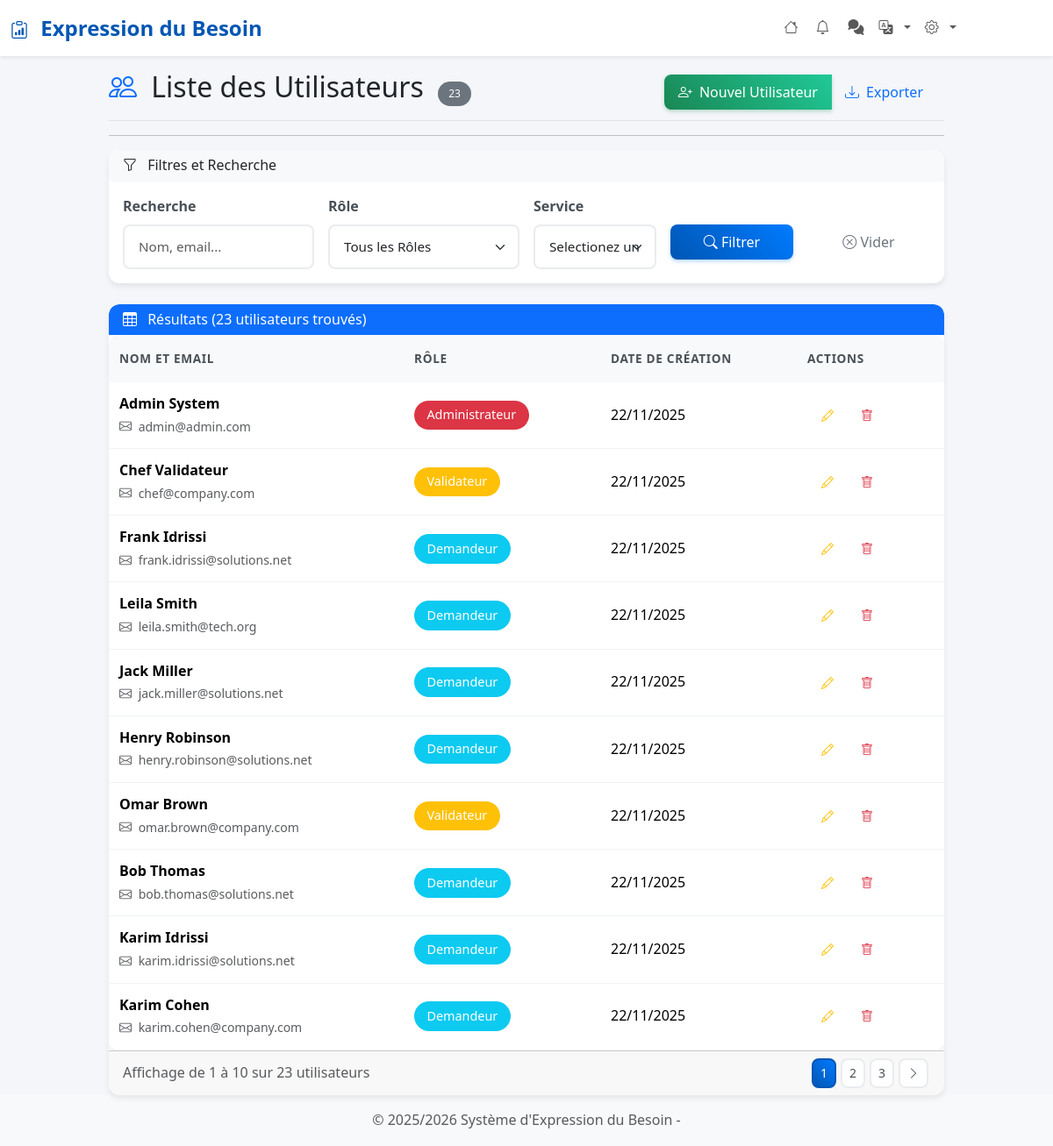
Page /pages/liste-utilisateurs.php on the committed database.
### tables this page shows
CREATE TABLE `users` (
  `id` int(11) NOT NULL,
  `nom` varchar(255) NOT NULL,
  `email` varchar(255) NOT NULL,
  `password` varchar(255) NOT NULL,
  `role` enum('Demandeur','Validateur','Administrateur') NOT NULL DEFAULT 'Demandeur',
  `created_at` timestamp NOT NULL DEFAULT current_timestamp(),
  `service_id` int(11) NOT NULL DEFAULT 1
);

### includes/functions.php (called while the page is built, shortened)
<?php
function formatDate($date, $format = 'd/m/Y') {
    $dateTime = new DateTime($date);
    return $dateTime->format($format);
}
function paginate($totalItems, $itemsPerPage = 10, $currentPage = 1) {
    $totalPages = ceil($totalItems / $itemsPerPage);
    $currentPage = max(1, min($totalPages, $currentPage));
    $offset = ($currentPage - 1) * $itemsPerPage;
    return [
        'total_items' => $totalItems,
        'items_per_page' => $itemsPerPage,
        'total_pages' => $totalPages,
        'current_page' => $currentPage,
        'offset' => $offset,
        'has_previous' => $currentPage > 1,
        'has_next' => $currentPage < $totalPages
    ];
}
function getUsers(array $filters, int $limit, int $offset): array {
    $conn = getConnection();
    $stmt = $conn->query("SELECT * FROM users");
    $allUsers = $stmt->fetchAll();
    $filteredUsers = array_filter($allUsers, function($user) use ($filters) {
        $matchSearch = empty($filters['search']) ||
                       stripos($user['nom'], $filters['search']) !== false ||
                       stripos($user['email'], $filters['search']) !== false;
        $matchRole = empty($filters['role']) || $user['role'] === $filters['role'];
        $matchService = empty($filters['service_id']) || $user['service_id'] == $filters['service_id'];
        return $matchSearch && $matchRole && $matchService;
    });
    $total = count($filteredUsers);
    $paginatedUsers = array_slice($filteredUsers, $offset, $limit);
    return ['utilisateurs' => $paginatedUsers, 'total' => $total];
}
function getUnreadNotificationCount(int $serviceId,$isAdmin = 0): int {
    $pdo = getConnection();
    $stmt = $pdo->prepare("SELECT COUNT(*) FROM notifications WHERE service_id = :service_id AND seen = 0");
    $stmt->execute([':service_id' => $serviceId]);
    return (int) $stmt->fetchColumn();
}
?>

### pages/liste-utilisateurs.php (the view, shortened to what this page needs)
<?php
include '../includes/header.php';
function getRoleClass(string $role): string {
    return match ($role) {
        'Administrateur' => 'danger',
        'Validateur' => 'warning',
        'Demandeur' => 'info',
        default => 'secondary',
    };
}
$page = max(1, intval($_GET['page'] ?? 1));
$itemsPerPage = 10;
$filters = [
    'role' => sanitize($_GET['role'] ?? ''),
    'service_id' => sanitize($_GET['service_id'] ?? ''),
    'search' => sanitize($_GET['search'] ?? '')
];
try {
    $result = getUsers($filters, $itemsPerPage, ($page - 1) * $itemsPerPage);
    $utilisateurs = $result['utilisateurs'];
    $totalUtilisateurs = $result['total'];
    $pagination = paginate($totalUtilisateurs, $itemsPerPage, $page);
} catch (Exception $e) {
    setFlashMessage('error', 'Erreur lors du chargement des utilisateurs : ' . $e->getMessage());
    $utilisateurs = [];
    $totalUtilisateurs = 0;
    $pagination = paginate(0, $itemsPerPage, 1);
}
?>
<div class="d-flex justify-content-between flex-wrap flex-md-nowrap align-items-center pt-3 pb-2 mb-3 border-bottom">
    <h1 class="h2">
        <i class="bi bi-people me-2 text-primary"></i>
        Liste des Utilisateurs
        <span class="badge bg-secondary ms-2"><?php echo $totalUtilisateurs; ?></span>
    </h1>
    <div class="btn-toolbar mb-2 mb-md-0">
        <div class="btn-group me-2">
            <a href="ajouter-utilisateur.php" class="btn btn-success">
                <i class="bi bi-person-plus me-1"></i>
                Nouvel Utilisateur
            </a>
            <button class="btn btn-outline-primary" onclick="exportData()">
                <i class="bi bi-download me-1"></i>
                Exporter
            </button>
        </div>
    </div>
</div>
<hr/>
<div class="card mb-4">
    <div class="card-header bg-light">
        <h6 class="card-title mb-0">
            <i class="bi bi-funnel me-2"></i>
            Filtres et Recherche
        </h6>
    </div>
    <div class="card-body">
        <form method="GET" class="row g-3">
            <div class="col-md-3">
                <label for="search" class="form-label">Recherche</label>
                <input type="text"
                       class="form-control"
                       id="search"
                       name="search"
                       value="<?php echo htmlspecialchars($filters['search']); ?>"
                       placeholder="Nom, email...">
            </div>
            <div class="col-md-3">
                <label for="role" class="form-label">Rôle</label>
                <select class="form-select" id="role" name="role">
                    <option value="">Tous les Rôles</option>
                </select>
            </div>
            <div class="col-md-2">
                <label for="service_id" class="form-label">Service</label>
                <select class="form-select" id="service_id" name="service_id">
                    <option value="">Selectionez une besoin</option>
                </select>
            </div>
            <div class="col-md-2">
                <label class="form-label">&nbsp;</label>
                <div class="d-grid gap-2">
                    <button type="submit" class="btn btn-primary">
                        <i class="bi bi-search"></i> Filtrer
                    </button>
                </div>
            </div>
             <div class="col-md-2">
                <label class="form-label">&nbsp;</label>
                <div class="d-grid gap-2">
                    <a href="liste-utilisateurs.php" class="btn btn-outline-secondary">
                        <i class="bi bi-x-circle"></i> Vider
                    </a>
                </div>
            </div>
        </form>
    </div>
</div>
<div class="card">
    <div class="card-header bg-primary text-white d-flex justify-content-between align-items-center">
        <h6 class="card-title mb-0">
            <i class="bi bi-table me-2"></i>
            Résultats (<?php echo $totalUtilisateurs; ?> utilisateurs trouvés)
        </h6>
        </div>
    <div class="card-body p-0">
        <?php if (!empty($utilisateurs)): ?>
            <div id="tableView" class="table-responsive">
                <table class="table table-hover mb-0">
                    <thead class="table-light">
                        <tr>
                            <th style="width: 30%;">Nom et Email</th>
                            <th style="width: 20%;">Rôle</th>
                            <th style="width: 20%;">Date de Création</th>
                            <th style="width: 15%;">Actions</th>
                        </tr>
                    </thead>
                    <tbody>
                        <?php foreach ($utilisateurs as $user): ?>
                            <tr>
                                <td>
                                    <div>
                                        <strong class="d-block"><?php echo htmlspecialchars($user['nom']); ?></strong>
                                        <small class="text-muted">
                                            <i class="bi bi-envelope me-1"></i>
                                            <?php echo htmlspecialchars($user['email']); ?>
                                        </small>
                                    </div>
                                </td>
                                <td>
                                    <span class="badge bg-<?php echo getRoleClass($user['role']); ?> fs-6">
                                        <?php echo $user['role']; ?>
                                    </span>
                                </td>
                                <td>
                                    <?php echo formatDate($user['created_at']); ?>
                                </td>
                                <td>
                                    <div class="btn-group btn-group-sm">
                                        <a href="modifier-utilisateur.php?id=<?php echo $user['id']; ?>"
                                           class="btn btn-outline-warning"
                                           data-bs-toggle="tooltip"
                                           title="Modifier">
                                            <i class="bi bi-pencil"></i>
                                        </a>
                                        <a href="?<?php echo http_build_query(array_merge($_GET, ['delete' => $user['id']])); ?>"
                                           class="btn btn-outline-danger btn-delete"
                                           data-bs-toggle="tooltip"
                                           title="Supprimer"
                                           data-user-nom="<?php echo htmlspecialchars($user['nom']); ?>">
                                            <i class="bi bi-trash"></i>
                                        </a>
                                    </div>
                                </td>
                            </tr>
                        <?php endforeach; ?>
                    </tbody>
                </table>
            </div>
        <?php endif; ?>
    </div>
    <?php if ($totalUtilisateurs > 0): ?>
        <div class="card-footer">
            <div class="row align-items-center">
                <div class="col-md-6">
                    <p class="text-muted mb-0">
                        Affichage de <?php echo ($pagination['offset'] + 1); ?> à
                        <?php echo min($pagination['offset'] + $itemsPerPage, $totalUtilisateurs); ?>
                        sur <?php echo $totalUtilisateurs; ?> utilisateurs
                    </p>
                </div>
                <div class="col-md-6">
                    <?php if ($pagination['total_pages'] > 1): ?>
                        <nav aria-label="Pagination">
                            <ul class="pagination pagination-sm justify-content-end mb-0">
                                <?php
                                $startPage = max(1, $page - 2);
                                $endPage = min($pagination['total_pages'], $page + 2);
                                for ($i = $startPage; $i <= $endPage; $i++):
                                ?>
                                    <li class="page-item <?php echo ($i === $page) ? 'active' : ''; ?>">
                                        <a class="page-link" href="?<?php echo http_build_query(array_merge($_GET, ['page' => $i])); ?>">
                                            <?php echo $i; ?>
                                        </a>
                                    </li>
                                <?php endfor; ?>
                                <?php if ($pagination['has_next']): ?>
                                    <li class="page-item">
                                        <a class="page-link" href="?<?php echo http_build_query(array_merge($_GET, ['page' => $page + 1])); ?>">
                                            <i class="bi bi-chevron-right"></i>
                                        </a>
                                    </li>
                                <?php endif; ?>
                            </ul>
                        </nav>
                    <?php endif; ?>
                </div>
            </div>
        </div>
    <?php endif; ?>
</div>
<?php include '../includes/footer.php'; ?>

### assets/css/style.css (style rules this page uses)
:root { --primary-color: #0056b3; --secondary-color: #6c757d; --success-color: #198754; --info-color: #0dcaf0; --warning-color: #ffc107; --danger-color: #dc3545; --light-color: #f8f9fa; --dark-color: #212529; --border-radius: 8px; --box-shadow: 0 4px 6px rgba(0,0,0,0.07); --transition: all 0.3s ease; }
body { background-color: #f4f6f9; font-family: 'Segoe UI', Tahoma, Geneva, Verdana, sans-serif; line-height: 1.6; }
.card { border: none; box-shadow: var(--box-shadow); border-radius: 12px; transition: transform 0.2s ease, box-shadow 0.2s ease; overflow: hidden; }
.card-header { border-bottom: none; font-weight: 600; border-radius: 12px 12px 0 0 !important; }
.btn { border-radius: var(--border-radius); font-weight: 500; transition: var(--transition); border: none; padding: 0.5rem 1rem; }
.btn-primary { background: linear-gradient(45deg, #0056b3, #007bff); box-shadow: 0 2px 4px rgba(0,123,255,0.3); }
.btn-success { background: linear-gradient(45deg, #198754, #20c997); box-shadow: 0 2px 4px rgba(25,135,84,0.3); }
.btn-outline-primary, .btn-outline-secondary, .btn-outline-success, .btn-outline-warning, .btn-outline-danger { border-width: 2px; }
.table { background: white; border-radius: 12px; overflow: hidden; box-shadow: var(--box-shadow); }
.table th { background-color: #f8f9fa; border: none; font-weight: 600; color: #495057; text-transform: uppercase; font-size: 0.85rem; letter-spacing: 0.05em; padding: 1rem 0.75rem; }
.table td { padding: 0.75rem; border-color: #f1f3f4; vertical-align: middle; }
.badge { font-size: 0.75rem; padding: 0.5rem 0.75rem; border-radius: 20px; font-weight: 500; }
.badge.fs-6 { font-size: 0.9rem !important; padding: 0.6rem 0.9rem; }
.form-control, .form-select { border-radius: var(--border-radius); border: 2px solid #e9ecef; padding: 0.75rem 1rem; transition: var(--transition); font-size: 0.95rem; }
.form-label { font-weight: 600; color: #495057; margin-bottom: 0.5rem; }
.pagination { gap: 0.25rem; }
.page-link { border-radius: var(--border-radius) !important; border: 2px solid #e9ecef; color: #495057; transition: var(--transition); margin: 0 2px; }
.page-item.active .page-link { background: linear-gradient(45deg, #0056b3, #007bff); border-color: #0056b3; }
.fade-in-up { animation: fadeInUp 0.6s ease-out; }

### includes/header.php (style rules this page uses)
:root { --primary-color: #0056b3; --secondary-color: #6c757d; --success-color: #198754; --info-color: #0dcaf0; --warning-color: #ffc107; --danger-color: #dc3545; --light-color: #f8f9fa; --dark-color: #212529; }
body { background-color: #f4f6f9; font-family: 'Segoe UI', Tahoma, Geneva, Verdana, sans-serif; }
.card { border: none; box-shadow: 0 4px 6px rgba(0, 0, 0, 0.07); border-radius: 12px; transition: transform 0.2s ease, box-shadow 0.2s ease; }
.btn { border-radius: 8px; font-weight: 500; transition: all 0.3s ease; }
.btn-primary { background: linear-gradient(45deg, #0056b3, #007bff); border: none; }
.table { background: white; border-radius: 12px; overflow: hidden; }
.table th { background-color: #f8f9fa; border: none; font-weight: 600; color: #495057; }
.badge { font-size: 0.75rem; padding: 0.5rem 0.75rem; border-radius: 20px; }

### rows in the picture
users: nom "Admin System", email "admin@admin.com", role "Administrateur", created_at "22/11/2025"
users: nom "Chef Validateur", email "chef@company.com", role "Validateur", created_at "22/11/2025"
users: nom "Frank Idrissi", email "frank.idrissi@solutions.net", role "Demandeur", created_at "22/11/2025"
users: nom "Leila Smith", email "leila.smith@tech.org", role "Demandeur", created_at "22/11/2025"
users: nom "Jack Miller", email "jack.miller@solutions.net", role "Demandeur", created_at "22/11/2025"
users: nom "Henry Robinson", email "henry.robinson@solutions.net", role "Demandeur", created_at "22/11/2025"
users: nom "Omar Brown", email "omar.brown@company.com", role "Validateur", created_at "22/11/2025"
users: nom "Bob Thomas", email "bob.thomas@solutions.net", role "Demandeur", created_at "22/11/2025"
users: nom "Karim Idrissi", email "karim.idrissi@solutions.net", role "Demandeur", created_at "22/11/2025"
users: nom "Karim Cohen", email "karim.cohen@company.com", role "Demandeur", created_at "22/11/2025"

### other values in the picture
getSetence('header_title') "Expression du Besoin"
$totalUtilisateurs "23"
$pagination['offset'] + 1 "1"
min($pagination['offset'] + $itemsPerPage, $totalUtilisateurs) "10"
